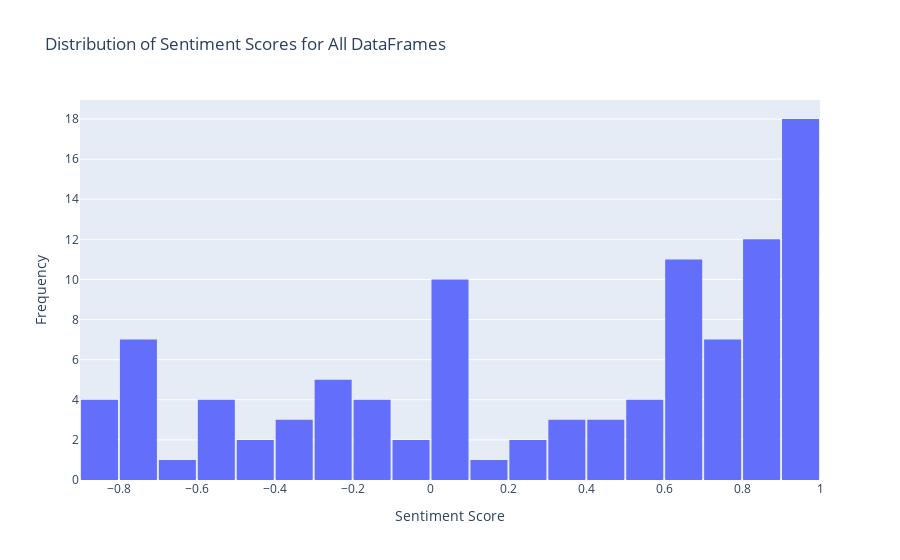

Notebook code for this chart:
### Code cell
import plotly.graph_objects as go

# Concatenate sentiment scores from all DataFrames
all_sentiments = []
for df in [tiger_df, kungfu_df, gongcha_df]:
    all_sentiments.extend(df['Compound Sentiment Score'])

# Create a histogram of sentiment scores
fig = go.Figure()
fig.add_trace(go.Histogram(x=all_sentiments, nbinsx=20, name='Sentiment Scores'))

# Update layout
fig.update_layout(
    title='Distribution of Sentiment Scores for All DataFrames',
    xaxis_title='Sentiment Score',
    yaxis_title='Frequency',
    bargap=0.05,
)

# Show plot
fig.show()

### Figure 1 — Plotly figure (JSON) as saved in the notebook; plotly's stock layout.template omitted (floating-point values rounded to 4 significant figures)
{"data": [{"name": "Sentiment Scores", "nbinsx": 20, "type": "histogram", "x": [-0.1779, -0.1779, 0.8776, 0, -0.2263, -0.1655, -0.3365, -0.7521, 0.6696, 0.8119, 0.9075, -0.8176, 0.0053, -0.296, 0.3496, 0.6705, -0.887, -0.3071, 0.7988, -0.7293, 0.8519, 0.1477, -0.2449, -0.1901, 0.7474, 0.6696, 0.8271, 0.7125, -0.4939, 0.6249, 0, 0.3291, -0.7579, 0, -0.4588, 0.6696, -0.7322, -0.8176, 0.9831, -0.7845, 0.9488, -0.7269, 0.7783, -0.5255, 0.2023, -0.8623, 0, -0.0516, 0.6696, 0.7906, 0.4404, 0.54, 0.3595, 0.6696, -0.2732, 0.6588, 0, 0.4927, -0.7906, 0.4404, 0.2323, 0.9821, 0.944, 0.9623, 0.9581, -0.5267, 0.9413, 0.9468, 0.8268, 0.0772, 0.8777, 0.5413, 0.8479, 0.9819, -0.0451, 0.9786, -0.5994, 0.8176, -0.6486, 0.83, 0.9438, 0.9636, 0.5719, 0.9282, 0.8777, 0.9616, 0.8885, 0, 0.6166, 0.7391, 0.9536, 0.9771, 0.938, 0.7906, -0.34, 0.6369, 0.8481, 0, 0, -0.5423, 0.5673, 0.6114, -0.296]}], "layout": {"bargap": 0.05, "title": {"text": "Distribution of Sentiment Scores for All DataFrames"}, "xaxis": {"title": {"text": "Sentiment Score"}}, "yaxis": {"title": {"text": "Frequency"}}}}
